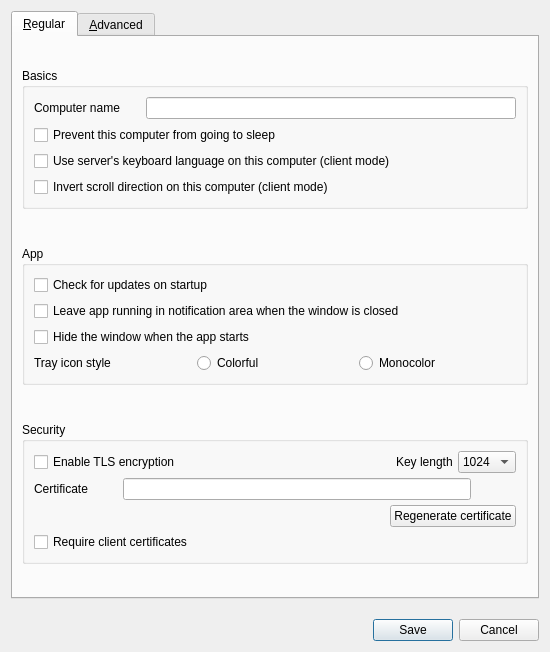
<?xml version="1.0" encoding="UTF-8"?>
<ui version="4.0">
 <class>SettingsDialog</class>
 <widget class="QDialog" name="SettingsDialog">
  <property name="geometry">
   <rect>
    <x>0</x>
    <y>0</y>
    <width>550</width>
    <height>652</height>
   </rect>
  </property>
  <property name="windowTitle">
   <string>Preferences</string>
  </property>
  <property name="modal">
   <bool>true</bool>
  </property>
  <layout class="QVBoxLayout" name="verticalLayout_7">
   <property name="spacing">
    <number>20</number>
   </property>
   <item>
    <widget class="QTabWidget" name="m_pTabWidget">
     <property name="tabPosition">
      <enum>QTabWidget::TabPosition::North</enum>
     </property>
     <property name="currentIndex">
      <number>0</number>
     </property>
     <widget class="QWidget" name="m_pTabRegular">
      <property name="sizePolicy">
       <sizepolicy hsizetype="Preferred" vsizetype="Fixed">
        <horstretch>0</horstretch>
        <verstretch>0</verstretch>
       </sizepolicy>
      </property>
      <attribute name="title">
       <string>&amp;Regular</string>
      </attribute>
      <layout class="QVBoxLayout" name="verticalLayout_3">
       <property name="spacing">
        <number>15</number>
       </property>
       <item>
        <widget class="QGroupBox" name="m_pGroupBasics">
         <property name="sizePolicy">
          <sizepolicy hsizetype="Preferred" vsizetype="Maximum">
           <horstretch>0</horstretch>
           <verstretch>0</verstretch>
          </sizepolicy>
         </property>
         <property name="title">
          <string>Basics</string>
         </property>
         <layout class="QVBoxLayout" name="verticalLayout_2">
          <item>
           <layout class="QHBoxLayout" name="horizontalLayout">
            <item>
             <widget class="QLabel" name="m_pLabelComputerName">
              <property name="sizePolicy">
               <sizepolicy hsizetype="Preferred" vsizetype="Fixed">
                <horstretch>0</horstretch>
                <verstretch>0</verstretch>
               </sizepolicy>
              </property>
              <property name="minimumSize">
               <size>
                <width>75</width>
                <height>0</height>
               </size>
              </property>
              <property name="text">
               <string>Computer name</string>
              </property>
             </widget>
            </item>
            <item>
             <spacer name="horizontalSpacer">
              <property name="orientation">
               <enum>Qt::Orientation::Horizontal</enum>
              </property>
              <property name="sizeType">
               <enum>QSizePolicy::Policy::Maximum</enum>
              </property>
              <property name="sizeHint" stdset="0">
               <size>
                <width>20</width>
                <height>20</height>
               </size>
              </property>
             </spacer>
            </item>
            <item>
             <widget class="QLineEdit" name="m_pLineEditScreenName">
              <property name="enabled">
               <bool>true</bool>
              </property>
              <property name="maxLength">
               <number>255</number>
              </property>
             </widget>
            </item>
           </layout>
          </item>
          <item>
           <widget class="QCheckBox" name="m_pCheckBoxPreventSleep">
            <property name="text">
             <string>Prevent this computer from going to sleep</string>
            </property>
           </widget>
          </item>
          <item>
           <widget class="QCheckBox" name="m_pCheckBoxLanguageSync">
            <property name="text">
             <string>Use server's keyboard language on this computer (client mode)</string>
            </property>
           </widget>
          </item>
          <item>
           <widget class="QCheckBox" name="m_pCheckBoxScrollDirection">
            <property name="text">
             <string>Invert scroll direction on this computer (client mode)</string>
            </property>
           </widget>
          </item>
         </layout>
        </widget>
       </item>
       <item>
        <widget class="QGroupBox" name="m_pGroupApp">
         <property name="sizePolicy">
          <sizepolicy hsizetype="Preferred" vsizetype="Maximum">
           <horstretch>0</horstretch>
           <verstretch>0</verstretch>
          </sizepolicy>
         </property>
         <property name="title">
          <string>App</string>
         </property>
         <layout class="QVBoxLayout" name="verticalLayout_5">
          <item>
           <widget class="QCheckBox" name="m_pCheckBoxAutoUpdate">
            <property name="text">
             <string>Check for updates on startup </string>
            </property>
           </widget>
          </item>
          <item>
           <widget class="QCheckBox" name="m_pCheckBoxCloseToTray">
            <property name="text">
             <string>Leave app running in notification area when the window is closed</string>
            </property>
           </widget>
          </item>
          <item>
           <widget class="QCheckBox" name="m_pCheckBoxAutoHide">
            <property name="text">
             <string>Hide the window when the app starts</string>
            </property>
           </widget>
          </item>
          <item>
           <layout class="QHBoxLayout" name="horizontalLayout_8">
            <item>
             <widget class="QLabel" name="label">
              <property name="text">
               <string>Tray icon style</string>
              </property>
             </widget>
            </item>
            <item>
             <widget class="QRadioButton" name="rb_icon_colorful">
              <property name="text">
               <string>Colorful</string>
              </property>
             </widget>
            </item>
            <item>
             <widget class="QRadioButton" name="rb_icon_mono">
              <property name="text">
               <string>Monocolor</string>
              </property>
             </widget>
            </item>
           </layout>
          </item>
         </layout>
        </widget>
       </item>
       <item>
        <widget class="QGroupBox" name="m_pGroupSecurity">
         <property name="sizePolicy">
          <sizepolicy hsizetype="Preferred" vsizetype="Maximum">
           <horstretch>0</horstretch>
           <verstretch>0</verstretch>
          </sizepolicy>
         </property>
         <property name="title">
          <string>Security</string>
         </property>
         <layout class="QVBoxLayout" name="verticalLayout">
          <property name="spacing">
           <number>5</number>
          </property>
          <property name="topMargin">
           <number>9</number>
          </property>
          <property name="bottomMargin">
           <number>9</number>
          </property>
          <item>
           <layout class="QHBoxLayout" name="horizontalLayout_5">
            <property name="topMargin">
             <number>0</number>
            </property>
            <item>
             <widget class="QCheckBox" name="m_pCheckBoxEnableTls">
              <property name="enabled">
               <bool>true</bool>
              </property>
              <property name="text">
               <string>Enable TLS encryption</string>
              </property>
             </widget>
            </item>
            <item>
             <spacer name="horizontalSpacer_2">
              <property name="orientation">
               <enum>Qt::Orientation::Horizontal</enum>
              </property>
              <property name="sizeHint" stdset="0">
               <size>
                <width>40</width>
                <height>20</height>
               </size>
              </property>
             </spacer>
            </item>
            <item>
             <widget class="QLabel" name="m_pLabelTlsKeyLength">
              <property name="sizePolicy">
               <sizepolicy hsizetype="Preferred" vsizetype="Fixed">
                <horstretch>0</horstretch>
                <verstretch>0</verstretch>
               </sizepolicy>
              </property>
              <property name="text">
               <string>Key length</string>
              </property>
             </widget>
            </item>
            <item>
             <widget class="QComboBox" name="m_pComboBoxTlsKeyLength">
              <property name="currentText">
               <string>1024</string>
              </property>
              <item>
               <property name="text">
                <string>1024</string>
               </property>
              </item>
              <item>
               <property name="text">
                <string>2048</string>
               </property>
              </item>
              <item>
               <property name="text">
                <string>4096</string>
               </property>
              </item>
             </widget>
            </item>
           </layout>
          </item>
          <item>
           <layout class="QHBoxLayout" name="horizontalLayout_6">
            <property name="topMargin">
             <number>0</number>
            </property>
            <item>
             <widget class="QLabel" name="m_pLabelTlsCert">
              <property name="sizePolicy">
               <sizepolicy hsizetype="Preferred" vsizetype="Fixed">
                <horstretch>0</horstretch>
                <verstretch>0</verstretch>
               </sizepolicy>
              </property>
              <property name="text">
               <string>Certificate</string>
              </property>
             </widget>
            </item>
            <item>
             <spacer name="horizontalSpacer_3">
              <property name="orientation">
               <enum>Qt::Orientation::Horizontal</enum>
              </property>
              <property name="sizeType">
               <enum>QSizePolicy::Policy::Minimum</enum>
              </property>
              <property name="sizeHint" stdset="0">
               <size>
                <width>30</width>
                <height>20</height>
               </size>
              </property>
             </spacer>
            </item>
            <item>
             <widget class="QLineEdit" name="m_pLineEditTlsCertPath">
              <property name="minimumSize">
               <size>
                <width>0</width>
                <height>0</height>
               </size>
              </property>
             </widget>
            </item>
            <item>
             <widget class="QPushButton" name="m_pPushButtonTlsCertPath">
              <property name="cursor">
               <cursorShape>PointingHandCursor</cursorShape>
              </property>
              <property name="text">
               <string/>
              </property>
              <property name="flat">
               <bool>true</bool>
              </property>
             </widget>
            </item>
           </layout>
          </item>
          <item>
           <layout class="QHBoxLayout" name="horizontalLayout_7">
            <property name="topMargin">
             <number>0</number>
            </property>
            <item>
             <spacer name="horizontalSpacer_4">
              <property name="orientation">
               <enum>Qt::Orientation::Horizontal</enum>
              </property>
              <property name="sizeHint" stdset="0">
               <size>
                <width>40</width>
                <height>20</height>
               </size>
              </property>
             </spacer>
            </item>
            <item>
             <widget class="QPushButton" name="m_pPushButtonTlsRegenCert">
              <property name="text">
               <string>Regenerate certificate</string>
              </property>
             </widget>
            </item>
           </layout>
          </item>
          <item>
           <widget class="QCheckBox" name="chkRequireClientCert">
            <property name="text">
             <string>Require client certificates</string>
            </property>
           </widget>
          </item>
         </layout>
        </widget>
       </item>
      </layout>
     </widget>
     <widget class="QWidget" name="m_pTabAdvanced">
      <property name="sizePolicy">
       <sizepolicy hsizetype="Preferred" vsizetype="Fixed">
        <horstretch>0</horstretch>
        <verstretch>0</verstretch>
       </sizepolicy>
      </property>
      <attribute name="title">
       <string>&amp;Advanced</string>
      </attribute>
      <layout class="QVBoxLayout" name="verticalLayout_6">
       <property name="spacing">
        <number>15</number>
       </property>
       <item>
        <widget class="QGroupBox" name="m_pGroupNetworking">
         <property name="sizePolicy">
          <sizepolicy hsizetype="Preferred" vsizetype="Maximum">
           <horstretch>0</horstretch>
           <verstretch>0</verstretch>
          </sizepolicy>
         </property>
         <property name="title">
          <string>Networking</string>
         </property>
         <layout class="QVBoxLayout" name="verticalLayout_4">
          <item>
           <layout class="QHBoxLayout" name="horizontalLayout_2">
            <property name="topMargin">
             <number>0</number>
            </property>
            <item>
             <widget class="QLabel" name="m_pLabel_20">
              <property name="sizePolicy">
               <sizepolicy hsizetype="Preferred" vsizetype="Fixed">
                <horstretch>0</horstretch>
                <verstretch>0</verstretch>
               </sizepolicy>
              </property>
              <property name="text">
               <string>Port</string>
              </property>
             </widget>
            </item>
            <item>
             <widget class="QSpinBox" name="m_pSpinBoxPort">
              <property name="enabled">
               <bool>true</bool>
              </property>
              <property name="sizePolicy">
               <sizepolicy hsizetype="MinimumExpanding" vsizetype="Fixed">
                <horstretch>0</horstretch>
                <verstretch>0</verstretch>
               </sizepolicy>
              </property>
              <property name="maximum">
               <number>65535</number>
              </property>
              <property name="value">
               <number>24800</number>
              </property>
             </widget>
            </item>
            <item>
             <widget class="QLabel" name="m_pLabel_21">
              <property name="sizePolicy">
               <sizepolicy hsizetype="Preferred" vsizetype="Fixed">
                <horstretch>0</horstretch>
                <verstretch>0</verstretch>
               </sizepolicy>
              </property>
              <property name="text">
               <string>Network IP</string>
              </property>
             </widget>
            </item>
            <item>
             <widget class="QLineEdit" name="m_pLineEditInterface">
              <property name="enabled">
               <bool>true</bool>
              </property>
             </widget>
            </item>
           </layout>
          </item>
          <item>
           <widget class="QCheckBox" name="m_pInvertConnection">
            <property name="text">
             <string>Invert server/client TCP connection</string>
            </property>
           </widget>
          </item>
         </layout>
        </widget>
       </item>
       <item>
        <widget class="QGroupBox" name="m_pGroupLogs">
         <property name="sizePolicy">
          <sizepolicy hsizetype="Preferred" vsizetype="Maximum">
           <horstretch>0</horstretch>
           <verstretch>0</verstretch>
          </sizepolicy>
         </property>
         <property name="title">
          <string>Logs</string>
         </property>
         <layout class="QGridLayout" name="gridLayout">
          <property name="topMargin">
           <number>15</number>
          </property>
          <property name="bottomMargin">
           <number>15</number>
          </property>
          <property name="verticalSpacing">
           <number>7</number>
          </property>
          <item row="0" column="1">
           <spacer name="horizontalSpacer_5">
            <property name="orientation">
             <enum>Qt::Orientation::Horizontal</enum>
            </property>
            <property name="sizeHint" stdset="0">
             <size>
              <width>40</width>
              <height>20</height>
             </size>
            </property>
           </spacer>
          </item>
          <item row="0" column="0">
           <widget class="QCheckBox" name="m_pCheckBoxLogToFile">
            <property name="text">
             <string>Log to file</string>
            </property>
           </widget>
          </item>
          <item row="0" column="3">
           <widget class="QComboBox" name="m_pComboLogLevel">
            <item>
             <property name="text">
              <string>Info</string>
             </property>
            </item>
            <item>
             <property name="text">
              <string>Debug</string>
             </property>
            </item>
            <item>
             <property name="text">
              <string>Debug1</string>
             </property>
            </item>
            <item>
             <property name="text">
              <string>Debug2</string>
             </property>
            </item>
           </widget>
          </item>
          <item row="0" column="2">
           <widget class="QLabel" name="m_pLabel_3">
            <property name="sizePolicy">
             <sizepolicy hsizetype="Preferred" vsizetype="Fixed">
              <horstretch>0</horstretch>
              <verstretch>0</verstretch>
             </sizepolicy>
            </property>
            <property name="minimumSize">
             <size>
              <width>0</width>
              <height>0</height>
             </size>
            </property>
            <property name="text">
             <string>Level</string>
            </property>
           </widget>
          </item>
          <item row="1" column="0" colspan="4">
           <layout class="QHBoxLayout" name="horizontalLayout_4">
            <property name="spacing">
             <number>3</number>
            </property>
            <property name="topMargin">
             <number>0</number>
            </property>
            <item>
             <widget class="QLabel" name="m_pLabelLogPath">
              <property name="sizePolicy">
               <sizepolicy hsizetype="Preferred" vsizetype="Fixed">
                <horstretch>0</horstretch>
                <verstretch>0</verstretch>
               </sizepolicy>
              </property>
              <property name="text">
               <string>Log path</string>
              </property>
             </widget>
            </item>
            <item>
             <spacer name="horizontalSpacer_7">
              <property name="orientation">
               <enum>Qt::Orientation::Horizontal</enum>
              </property>
              <property name="sizeType">
               <enum>QSizePolicy::Policy::Minimum</enum>
              </property>
              <property name="sizeHint" stdset="0">
               <size>
                <width>30</width>
                <height>20</height>
               </size>
              </property>
             </spacer>
            </item>
            <item>
             <widget class="QLineEdit" name="m_pLineEditLogFilename">
              <property name="enabled">
               <bool>false</bool>
              </property>
              <property name="sizePolicy">
               <sizepolicy hsizetype="Expanding" vsizetype="Fixed">
                <horstretch>0</horstretch>
                <verstretch>0</verstretch>
               </sizepolicy>
              </property>
             </widget>
            </item>
            <item>
             <widget class="QPushButton" name="m_pButtonBrowseLog">
              <property name="enabled">
               <bool>false</bool>
              </property>
              <property name="cursor">
               <cursorShape>PointingHandCursor</cursorShape>
              </property>
              <property name="text">
               <string/>
              </property>
              <property name="flat">
               <bool>true</bool>
              </property>
             </widget>
            </item>
           </layout>
          </item>
         </layout>
        </widget>
       </item>
       <item>
        <widget class="QGroupBox" name="m_pGroupService">
         <property name="sizePolicy">
          <sizepolicy hsizetype="Preferred" vsizetype="Maximum">
           <horstretch>0</horstretch>
           <verstretch>0</verstretch>
          </sizepolicy>
         </property>
         <property name="title">
          <string>Service</string>
         </property>
         <layout class="QGridLayout" name="gridLayout_3">
          <item row="1" column="0">
           <layout class="QHBoxLayout" name="horizontalLayout_9">
            <item>
             <widget class="QLabel" name="m_pLabelElevate">
              <property name="sizePolicy">
               <sizepolicy hsizetype="Preferred" vsizetype="Fixed">
                <horstretch>0</horstretch>
                <verstretch>0</verstretch>
               </sizepolicy>
              </property>
              <property name="text">
               <string>Launch with elevated privileges</string>
              </property>
             </widget>
            </item>
            <item>
             <widget class="QComboBox" name="m_pComboElevate">
              <property name="sizePolicy">
               <sizepolicy hsizetype="Preferred" vsizetype="Fixed">
                <horstretch>0</horstretch>
                <verstretch>0</verstretch>
               </sizepolicy>
              </property>
              <property name="minimumSize">
               <size>
                <width>0</width>
                <height>0</height>
               </size>
              </property>
              <property name="toolTip">
               <string>Specify when the Windows background service should run the server or client
                  process at an elevated privilege level.</string>
              </property>
              <property name="whatsThis">
               <string>
                &lt;p&gt;You may want to alter whether or not the privilege level of the server or client 
                  process is automatically changed depending on your use case. In some cases it can help
                  to diagnose or solve some problems related to elevated processes in Windows.&lt;/p&gt;
                &lt;ul&gt;
                  &lt;li&gt;Automatic: Elevate when the window session changes to secure mode&lt;/li&gt;
                  &lt;li&gt;Always elevate: Always run in elevated mode (could be unsafe)&lt;/li&gt;
                  &lt;li&gt;Never elevate: Turn off compatability with login screen and UAC&lt;/li&gt;
                &lt;/ul&gt;
                </string>
              </property>
              <property name="currentIndex">
               <number>0</number>
              </property>
              <item>
               <property name="text">
                <string>Automatic (as needed)</string>
               </property>
              </item>
              <item>
               <property name="text">
                <string>Always elevate</string>
               </property>
              </item>
              <item>
               <property name="text">
                <string>Never elevate</string>
               </property>
              </item>
             </widget>
            </item>
           </layout>
          </item>
          <item row="0" column="0">
           <widget class="QCheckBox" name="m_pCheckBoxServiceEnabled">
            <property name="toolTip">
             <string>Whether to launch the server or client process through the Windows background
                service or direct from the GUI.</string>
            </property>
            <property name="whatsThis">
             <string>
              &lt;p&gt;The background service is only available on Windows.&lt;/p&gt;
              &lt;p&gt;The Windows background service is used to:&lt;/p&gt;
              &lt;ul&gt;
              &lt;li&gt;Start the server or client automatically when the computer starts.&lt;/li&gt;
              &lt;li&gt;Run the server or client in an elevated mode (e.g. on login screen, UAC dialogs, etc).&lt;/li&gt;
              &lt;/ul&gt;
              </string>
            </property>
            <property name="text">
             <string>Use background service (daemon)</string>
            </property>
           </widget>
          </item>
         </layout>
        </widget>
       </item>
       <item>
        <widget class="QGroupBox" name="m_pGroupScope">
         <property name="sizePolicy">
          <sizepolicy hsizetype="Preferred" vsizetype="Maximum">
           <horstretch>0</horstretch>
           <verstretch>0</verstretch>
          </sizepolicy>
         </property>
         <property name="title">
          <string>Use settings profile from</string>
         </property>
         <layout class="QHBoxLayout" name="horizontalLayout_3">
          <item>
           <widget class="QRadioButton" name="m_pRadioUserScope">
            <property name="text">
             <string>Current user</string>
            </property>
            <property name="checked">
             <bool>true</bool>
            </property>
           </widget>
          </item>
          <item>
           <widget class="QRadioButton" name="m_pRadioSystemScope">
            <property name="text">
             <string>All users</string>
            </property>
            <property name="checked">
             <bool>false</bool>
            </property>
           </widget>
          </item>
         </layout>
        </widget>
       </item>
      </layout>
     </widget>
    </widget>
   </item>
   <item>
    <widget class="QDialogButtonBox" name="m_pButtonBox">
     <property name="orientation">
      <enum>Qt::Orientation::Horizontal</enum>
     </property>
     <property name="standardButtons">
      <set>QDialogButtonBox::StandardButton::Cancel|QDialogButtonBox::StandardButton::Save</set>
     </property>
    </widget>
   </item>
  </layout>
 </widget>
 <tabstops>
  <tabstop>m_pLineEditScreenName</tabstop>
  <tabstop>m_pSpinBoxPort</tabstop>
  <tabstop>m_pLineEditInterface</tabstop>
  <tabstop>m_pCheckBoxEnableTls</tabstop>
  <tabstop>m_pComboBoxTlsKeyLength</tabstop>
  <tabstop>m_pLineEditTlsCertPath</tabstop>
  <tabstop>m_pPushButtonTlsCertPath</tabstop>
  <tabstop>m_pPushButtonTlsRegenCert</tabstop>
  <tabstop>m_pCheckBoxLogToFile</tabstop>
  <tabstop>m_pComboLogLevel</tabstop>
  <tabstop>m_pLineEditLogFilename</tabstop>
  <tabstop>m_pButtonBrowseLog</tabstop>
  <tabstop>m_pRadioUserScope</tabstop>
  <tabstop>m_pRadioSystemScope</tabstop>
  <tabstop>m_pComboElevate</tabstop>
 </tabstops>
 <resources/>
 <connections>
  <connection>
   <sender>m_pButtonBox</sender>
   <signal>accepted()</signal>
   <receiver>SettingsDialog</receiver>
   <slot>accept()</slot>
   <hints>
    <hint type="sourcelabel">
     <x>266</x>
     <y>340</y>
    </hint>
    <hint type="destinationlabel">
     <x>157</x>
     <y>274</y>
    </hint>
   </hints>
  </connection>
  <connection>
   <sender>m_pButtonBox</sender>
   <signal>rejected()</signal>
   <receiver>SettingsDialog</receiver>
   <slot>reject()</slot>
   <hints>
    <hint type="sourcelabel">
     <x>334</x>
     <y>340</y>
    </hint>
    <hint type="destinationlabel">
     <x>286</x>
     <y>274</y>
    </hint>
   </hints>
  </connection>
 </connections>
</ui>
